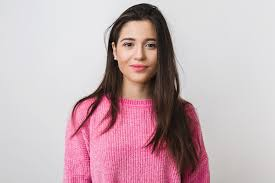
#> input picture woman.jpeg, 275 x 183 px
$ python seouillage.py
#> lines starting #> are read from the running program, lines starting #| are printed output that depends on the picture; after the words box and inside, x2 and y2 are one past the last pixel; in counts of white or black regions, pixels touching at a corner belong together
import numpy as np
import cv2
import matplotlib.pyplot as plt

img = cv2.imread('woman.jpeg')
#> img is the input picture: shape (183, 275, 3); mean B, G, R 181.6, 176, 199
img = cv2.cvtColor(img , cv2.COLOR_BGR2GRAY)
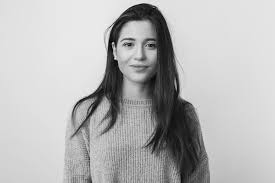
#> img: shape (183, 275); min 1, max 245, mean 183.5

kernel = np.array([1,0,-1])
IGx = cv2.filter2D(img,-1,kernel)
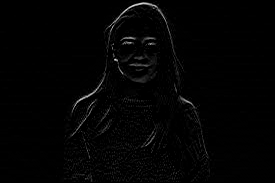
#> IGx: shape (183, 275); min 0, max 222, mean 3.2

IGy = cv2.filter2D(img,-1,kernel.T)

IG = np.abs(IGx) + np.abs(IGy)
IG6 = np.where(IG > 6, 255, 0).astype(np.uint8)
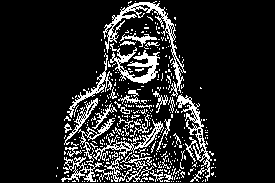
#> IG6: shape (183, 275); 14% white in thin lines or dots, all inside (x1, y1, x2, y2) = (56, 1, 216, 182)
IG5 = np.where(IG > 5, 255, 0).astype(np.uint8)
#> IG5: shape (183, 275); 15.5% white in thin lines or dots

_, IGt = cv2.threshold(IG, 0, 255, cv2.THRESH_BINARY + cv2.THRESH_OTSU)
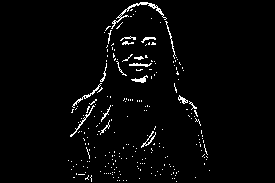
#> IGt: shape (183, 275); 2.7% white in thin lines or dots, all inside (x1, y1, x2, y2) = (68, 2, 210, 182)
IGh = cv2.Canny(IG, 6, 7, apertureSize=3)
#> IGh: shape (183, 275); 20.6% white in thin lines or dots
IGh = cv2.bitwise_or(IGt, IGh)
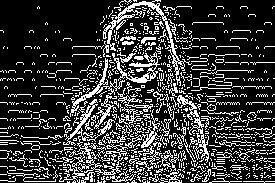
#> IGh: shape (183, 275); 22.5% white in thin lines or dots

cv2.namedWindow('IGh', cv2.WINDOW_NORMAL)
cv2.resizeWindow('IGh', 640, 480)
IGh = cv2.resize(IGh.astype(np.uint8),(640,480))
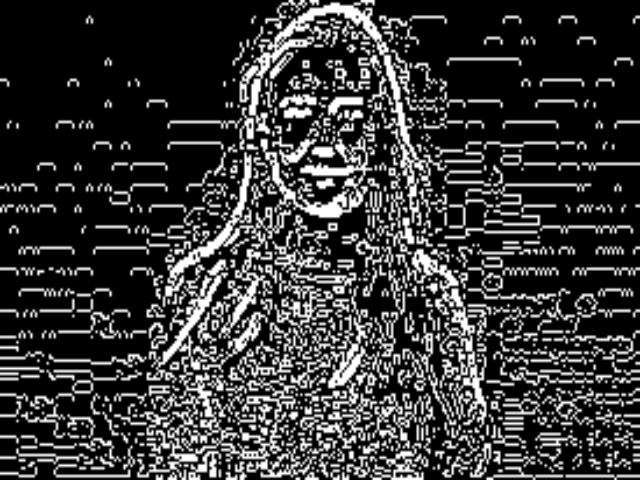
#> IGh: shape (480, 640); min 0, max 255, mean 57.3
cv2.imshow('IGh',IGh)

cv2.namedWindow('IG', cv2.WINDOW_NORMAL)
cv2.resizeWindow('IG', 640, 480)
IG = cv2.resize(IG.astype(np.uint8),(640,480))
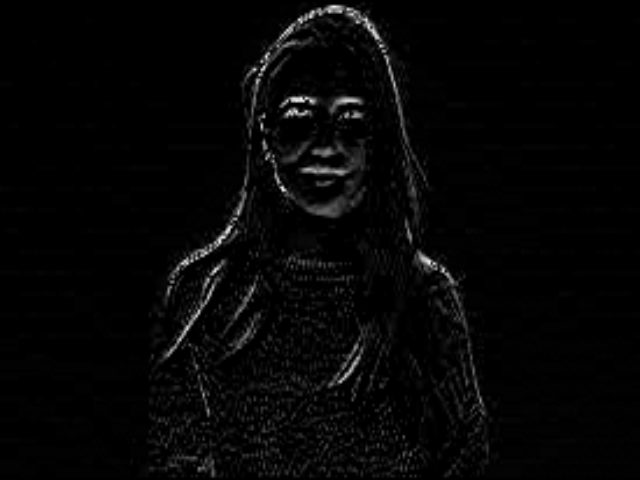
#> IG: shape (480, 640); min 0, max 243, mean 5.7
cv2.imshow('IG',IG)
cv2.waitKey(0)
